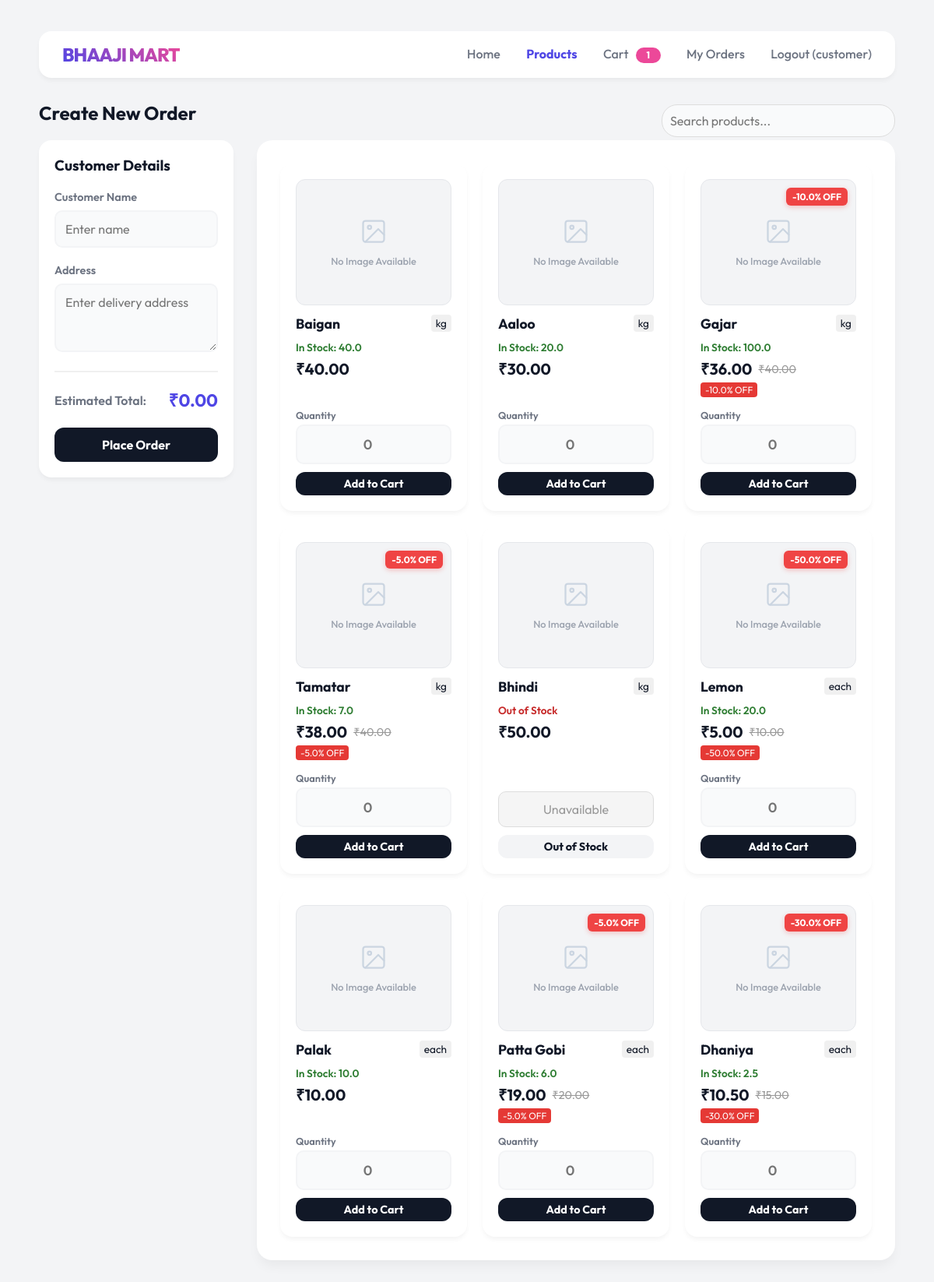
Before: /new_order (signed in) with the older database file.
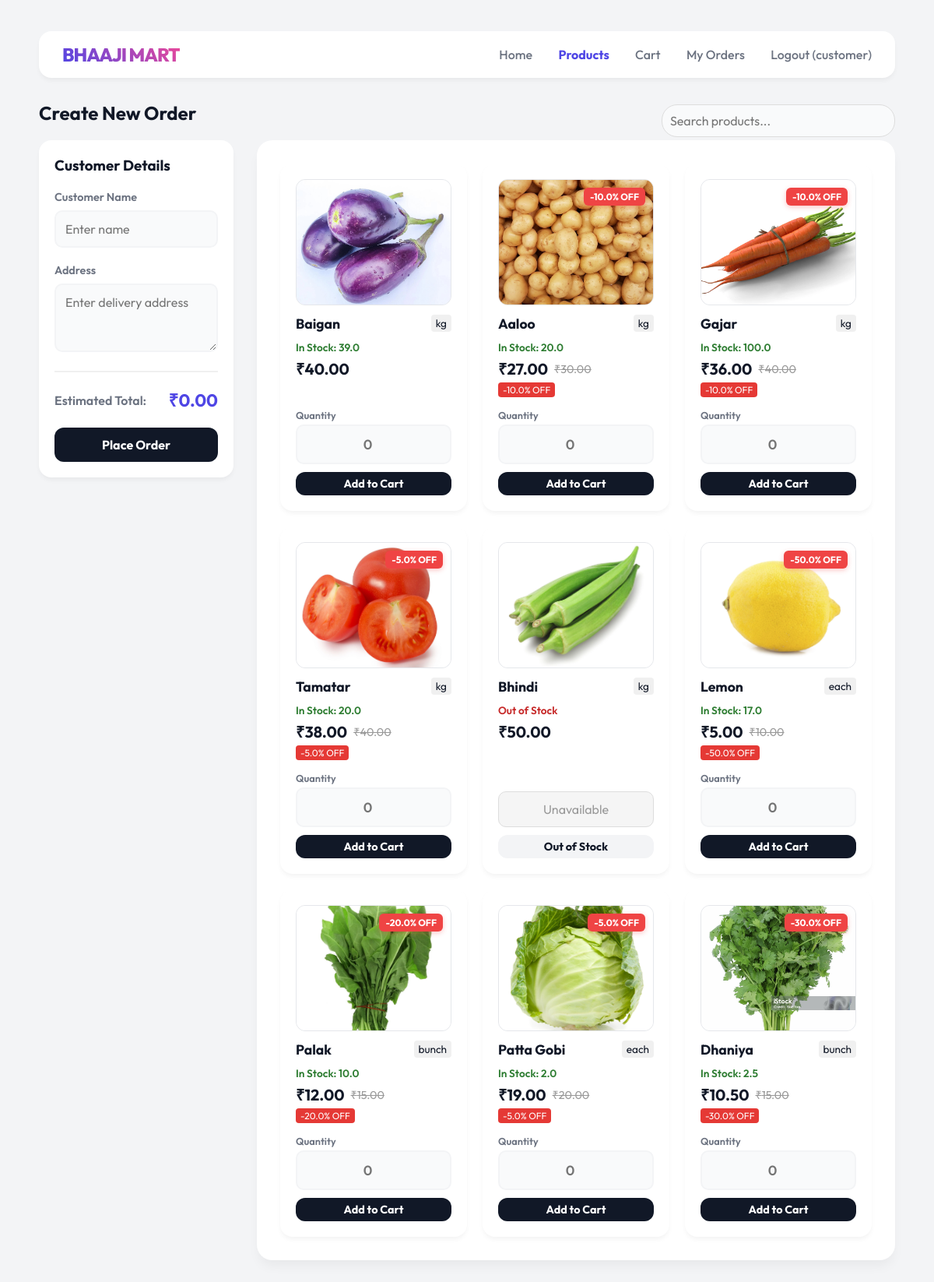
After: the same page with the newer database file.
### tables this page shows
CREATE TABLE users (
        id INTEGER PRIMARY KEY AUTOINCREMENT,
        username TEXT NOT NULL UNIQUE,
        password_hash TEXT NOT NULL,
        role TEXT NOT NULL CHECK(role IN ('admin', 'customer'))
    );

CREATE TABLE products (
        product_id INTEGER PRIMARY KEY AUTOINCREMENT,
        name TEXT NOT NULL,
        price REAL NOT NULL,
        unit TEXT NOT NULL,
        stock REAL NOT NULL DEFAULT 0 CHECK(stock >= 0),
        discount REAL NOT NULL DEFAULT 0 CHECK(discount >= 0 AND discount <= 100)
    , image_url TEXT);

### backend/app.py (the view, shortened to what this page needs)
@app.route("/new_order", methods=["GET", "POST"])
@customer_required
def new_order():
    products = get_all_products()
    error = request.args.get("error")
    return render_template("new_order.html", products=products, error=error)

### backend/app.py (called while the page is built)
@login_manager.user_loader
def load_user(user_id):
    conn = get_connection()
    user_data = conn.execute("SELECT * FROM users WHERE id = ?", (user_id,)).fetchone()
    conn.close()
    if user_data:
        return User(user_data['id'], user_data['username'], user_data['password_hash'], user_data['role'])
    return None

def customer_required(f):
    @wraps(f)
    @login_required
    def decorated_function(*args, **kwargs):
        if current_user.role != 'customer':
            return "403 Forbidden: Customers only", 403
        return f(*args, **kwargs)
    return decorated_function

@app.context_processor
def inject_cart_count():
    if current_user.is_authenticated and current_user.role == 'customer':
        return {"cart_count": get_cart_count(current_user.id)}
    return {"cart_count": 0}

### backend/db.py (called while the page is built)
def get_connection():
    conn = sqlite3.connect(DB_NAME)
    conn.row_factory = sqlite3.Row
    return conn

def get_cart_count(user_id):
    conn = get_connection()
    row = conn.execute(
        "SELECT COALESCE(SUM(quantity), 0) AS count FROM cart WHERE user_id = ?",
        (user_id,)
    ).fetchone()
    conn.close()
    return row["count"] if row else 0

### backend/products.py (called while the page is built)
def get_all_products():
    conn = get_connection()
    products = conn.execute("SELECT * FROM products").fetchall()
    conn.close()
    return products

### templates/new_order.html (shortened to what this page needs)
{% extends "base.html" %}
{% block content %}
<form action="/new_order" method="POST" id="order-form">
    <div class="page-header flex-between">
        <h2 class="page-title">Create New Order</h2>
        <input type="text" id="product-search" placeholder="Search products..."
            style="padding: 10px; border-radius: 20px; border: 1px solid #ddd; width: 300px;">
    </div>
    <div class="dashboard-grid">
        <div class="sidebar">
            <div class="card" style="position: sticky; top: 20px;">
                <h3 style="margin-top: 0; margin-bottom: 20px;">Customer Details</h3>
                <div class="form-group">
                    <label>Customer Name</label>
                    <input type="text" name="customer_name" required placeholder="Enter name" value="{{ customer_name or '' }}">
                </div>
                <div class="form-group">
                    <label>Address</label>
                    <textarea name="customer_address" rows="3" required placeholder="Enter delivery address">{{ customer_address or '' }}</textarea>
                </div>
                <div style="margin-top: 20px; border-top: 2px solid #f0f0f0; padding-top: 20px;">
                    <div class="flex-between">
                        <span style="font-weight: 600; color: var(--text-sub);">Estimated Total:</span>
                        <span style="font-weight: 700; color: var(--primary); font-size: 1.4em;">₹<span
                                id="total-display">0.00</span></span>
                    </div>
                </div>
                <button type="submit" class="btn btn-block" style="margin-top: 20px;">Place Order</button>
            </div>
        </div>
        <div class="main-content">
            <div class="product-grid"
                style="display: grid; grid-template-columns: repeat(auto-fill, minmax(220px, 1fr)); gap: 20px;">
                {% for p in products %}
                <div class="card product-card"
                    style="margin: 0; display: flex; flex-direction: column; justify-content: space-between;">
                    <div>
                        <div class="product-image-container" style="position: relative; height: 160px; border-radius: 12px; overflow: hidden; margin-bottom: 12px; background: #f3f4f6; display: flex; align-items: center; justify-content: center; border: 1px solid #e5e7eb; transition: transform 0.3s ease;">
                            {% if p.image_url %}
                            <img src="{{ url_for('static', filename=p.image_url) }}" alt="{{ p.name }}" style="width: 100%; height: 100%; object-fit: cover;" loading="lazy">
                            {% else %}
                            <div style="text-align: center; color: #9ca3af;">
                                <div style="font-size: 0.8em; font-weight: 500;">No Image Available</div>
                            </div>
                            {% endif %}
                            {% if p.discount > 0 %}
                            <div class="product-badge" style="position: absolute; top: 10px; right: 10px; background: #ef4444; color: #ffffff; font-size: 0.75em; font-weight: 700; padding: 4px 8px; border-radius: 6px; box-shadow: 0 2px 6px rgba(239, 68, 68, 0.3);">
                                -{{ p.discount }}% OFF
                            </div>
                            {% endif %}
                        </div>
                        <div
                            style="display: flex; justify-content: space-between; align-items: flex-start; margin-bottom: 10px;">
                            <div style="font-weight: 700; font-size: 1.1em;">{{ p.name }}</div>
                            <div style="font-size: 0.85em; background: #f0f0f0; padding: 2px 6px; border-radius: 4px;">
                                {{ p.unit }}</div>
                        </div>
                        <div style="margin-bottom: 15px;">
                            {% if p.stock > 0 %}
                            <div style="font-size: 0.85em; color: #2e7d32; font-weight: 600; margin-bottom: 5px;">In
                                Stock: {{ p.stock }}</div>
                            {% else %}
                            <div style="font-size: 0.85em; color: #c62828; font-weight: 600; margin-bottom: 5px;">Out of
                                Stock</div>
                            {% endif %}
                            {% if p.discount > 0 %}
                            <div style="display: flex; align-items: center; gap: 8px;">
                                <span style="font-size: 1.25em; font-weight: 700; color: var(--text-main);">₹{{
                                    "%.2f"|format(p.price * (1 - p.discount / 100)) }}</span>
                                <span style="text-decoration: line-through; color: #999; font-size: 0.9em;">₹{{
                                    "%.2f"|format(p.price) }}</span>
                            </div>
                            <div
                                style="font-size: 0.75em; color: #ffffff; background: #e53935; display: inline-block; padding: 2px 6px; border-radius: 4px; margin-top: 4px;">
                                -{{ p.discount }}% OFF</div>
                            {% set final_price = p.price * (1 - p.discount / 100) %}
                            {% else %}
                            <div style="font-size: 1.25em; font-weight: 700; color: var(--text-main);">₹{{
                                "%.2f"|format(p.price) }}</div>
                            {% set final_price = p.price %}
                            {% endif %}
                        </div>
                    </div>
                    <div class="form-group" style="margin-bottom: 0;">
                        {% if p.stock > 0 %}
                        <label style="font-size: 0.8em; margin-bottom: 4px;">Quantity</label>
                        <input type="number" name="qty_{{ p.product_id }}" class="qty-input"
                            data-price="{{ final_price }}" placeholder="0" min="0" max="{{ p.stock }}" step="0.001"
                            style="text-align: center; font-size: 1.1em; font-weight: 600;">
                        <a href="#" onclick="addToCart(event, {{ p.product_id }})" class="btn btn-small btn-block"
                            style="margin-top: 10px;">Add to Cart</a>
                        {% else %}
                        <input type="text" disabled value="Unavailable"
                            style="text-align: center; background: #f5f5f5; color: #999; border: 1px solid #ddd;">
                        <button type="button" class="btn btn-small btn-block btn-muted" disabled
                            style="margin-top: 10px;">Out of Stock</button>
                        {% endif %}
                    </div>
                </div>
                {% endfor %}
            </div>
        </div>
    </div>
</form>
{% endblock %}

### templates/base.html (shortened to what this page needs)
<!DOCTYPE html>
<html lang="en">
<head>
    <link rel="stylesheet" href="{{ url_for('static', filename='style.css') }}">
</head>
<body>
    <div class="container">
        <div class="top-bar">
            <a href="/" class="logo">Bhaaji Mart</a>
            <div class="nav">
                {% if current_user.is_authenticated %}
                {% if current_user.role == 'customer' %}
                <a href="/" class="{% if request.path == '/' %}active{% endif %}">Home</a>
                <a href="/new_order" class="{% if request.path == '/new_order' %}active{% endif %}">Products</a>
                <a href="/cart" class="{% if request.path == '/cart' %}active{% endif %}">
                    Cart
                    {% if cart_count > 0 %}
                    <span class="cart-badge">{{ cart_count }}</span>
                    {% endif %}
                </a>
                <a href="/my_orders"
                    class="{% if request.path == '/my_orders' or request.path.startswith('/order/') %}active{% endif %}">My Orders</a>
                {% endif %}
                <a href="/logout">Logout ({{ current_user.username }})</a>
                {% else %}
                <a href="/login" class="{% if request.path == '/login' %}active{% endif %}">Login</a>
                {% endif %}
            </div>
        </div>
        {% block content %}{% endblock %}
    </div>
</body>
</html>

### static/style.css (style rules this page uses)
:root { --bg-color: #f3f4f6; --surface: #ffffff; --primary: #4f46e5; --accent: #ec4899; --text-main: #111827; --text-sub: #6b7280; --border-light: #f9fafb; --input-bg: #f9fafb; --danger: #ef4444; }
body { background-color: var(--bg-color); color: var(--text-main); font-family: 'Outfit', sans-serif; margin: 0; padding: 40px; min-height: 100vh; }
.container { max-width: 1100px; margin: 0 auto; }
.top-bar { display: flex; justify-content: space-between; align-items: center; margin-bottom: 30px; background: var(--surface); padding: 15px 30px; border-radius: 16px; box-shadow: 0 4px 6px -1px rgba(0, 0, 0, 0.05); }
.logo { font-weight: 800; font-size: 1.5em; background: linear-gradient(45deg, var(--primary), var(--accent)); -webkit-background-clip: text; background-clip: text; -webkit-text-fill-color: transparent; text-transform: uppercase; letter-spacing: -1px; text-decoration: none; display: block; }
.nav a { text-decoration: none; color: var(--text-sub); font-weight: 500; margin-left: 30px; transition: 0.2s; }
.nav a.active { color: var(--primary); font-weight: 700; }
.dashboard-grid { display: grid; grid-template-columns: 250px 1fr; gap: 30px; }
.sidebar { display: flex; flex-direction: column; gap: 20px; }
.main-content { background: var(--surface); border-radius: 20px; padding: 30px; box-shadow: 0 10px 15px -3px rgba(0, 0, 0, 0.05); }
.card { background: var(--surface); padding: 20px; border-radius: 16px; box-shadow: 0 4px 6px -1px rgba(0, 0, 0, 0.05); margin-bottom: 20px; }
.btn { display: inline-block; background: var(--text-main); color: #fff; border: none; padding: 12px 24px; border-radius: 12px; font-weight: 700; font-family: 'Outfit', sans-serif; font-size: 1em; cursor: pointer; text-decoration: none; text-align: center; transition: 0.2s; }
.btn-small { padding: 6px 14px; font-size: 0.9em; }
.btn-block { display: block; width: 100%; box-sizing: border-box; }
.btn-muted { background: var(--bg-color); color: var(--text-main); }
.form-group { margin-bottom: 20px; }
label { display: block; margin-bottom: 8px; font-weight: 600; color: var(--text-sub); font-size: 0.9em; }
textarea, input[type="text"], input[type="number"] { width: 100%; padding: 12px; border-radius: 10px; border: 2px solid var(--bg-color); background: var(--input-bg); font-family: 'Outfit', sans-serif; font-size: 1em; box-sizing: border-box; transition: 0.2s; }
textarea { resize: vertical; min-height: 80px; }
.page-title { margin-top: 0; margin-bottom: 20px; }
.flex-between { display: flex; justify-content: space-between; align-items: center; }
.product-card { cursor: pointer; }

Changed rows visible on the page:
changed products "Baigan": image_url: picture added; stock "40.0" → "39.0"; no longer shows "No Image Available"
changed products "Aaloo": image_url: picture added; discount (not shown) → "10.0"; p.price*(1-p.discount/100) (not shown) → "27.00"
changed products "Gajar": image_url: picture added; no longer shows "No Image Available"
changed products "Tamatar": image_url: picture added; stock "7.0" → "20.0"; no longer shows "No Image Available"
changed products "Bhindi": image_url: picture added; no longer shows "No Image Available"
changed products "Lemon": image_url: picture added; stock "20.0" → "17.0"; no longer shows "No Image Available"
changed products "Palak": image_url: picture added; discount (not shown) → "20.0"; unit "each" → "bunch"; p.price*(1-p.discount/100) (not shown) → "12.00"; price "10.00" → "15.00"
changed products "Patta Gobi": image_url: picture added; stock "6.0" → "2.0"; no longer shows "No Image Available"
changed products "Dhaniya": image_url: picture added; unit "each" → "bunch"; no longer shows "No Image Available"
Other visible differences:
{{ cart_count }}: "1" → (not shown)
